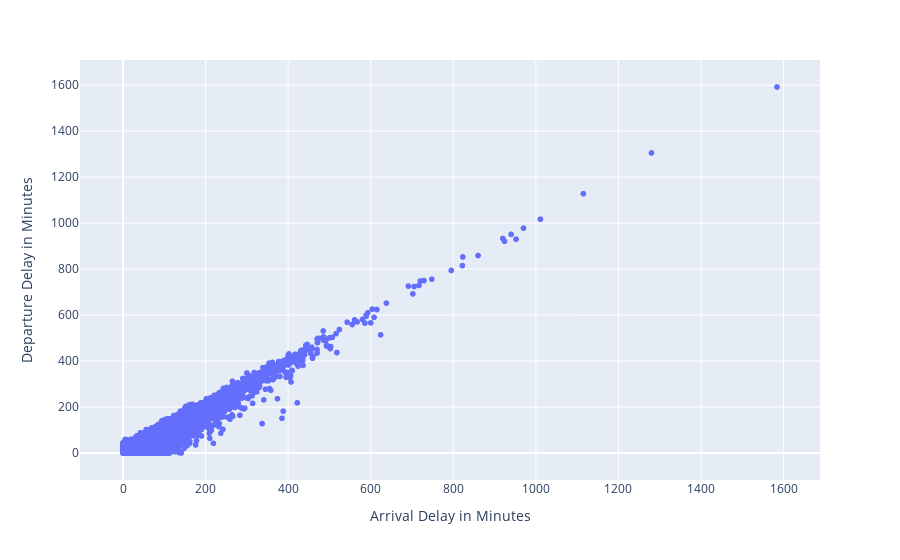

The code cell stored with this chart in its notebook:
### Code cell
fig = px.scatter(df, x="Arrival Delay in Minutes", y="Departure Delay in Minutes")
fig.show()

### Figure 1 — Plotly figure (JSON) as saved in the notebook; plotly's stock layout.template omitted (floating-point values rounded to 4 significant figures; data arrays with more than 128 entries replaced by an {"elided": "..."} marker saying what was removed)
{"data": [{"hovertemplate": "Arrival Delay in Minutes=%{x}<br>Departure Delay in Minutes=%{y}<extra></extra>", "legendgroup": "", "marker": {"color": "#636efa", "symbol": "circle"}, "mode": "markers", "name": "", "showlegend": false, "type": "scattergl", "x": {"elided": "129487 int values"}, "xaxis": "x", "y": {"elided": "129487 int values"}, "yaxis": "y"}], "layout": {"legend": {"tracegroupgap": 0}, "margin": {"t": 60}, "xaxis": {"anchor": "y", "domain": [0, 1], "title": {"text": "Arrival Delay in Minutes"}}, "yaxis": {"anchor": "x", "domain": [0, 1], "title": {"text": "Departure Delay in Minutes"}}}}
